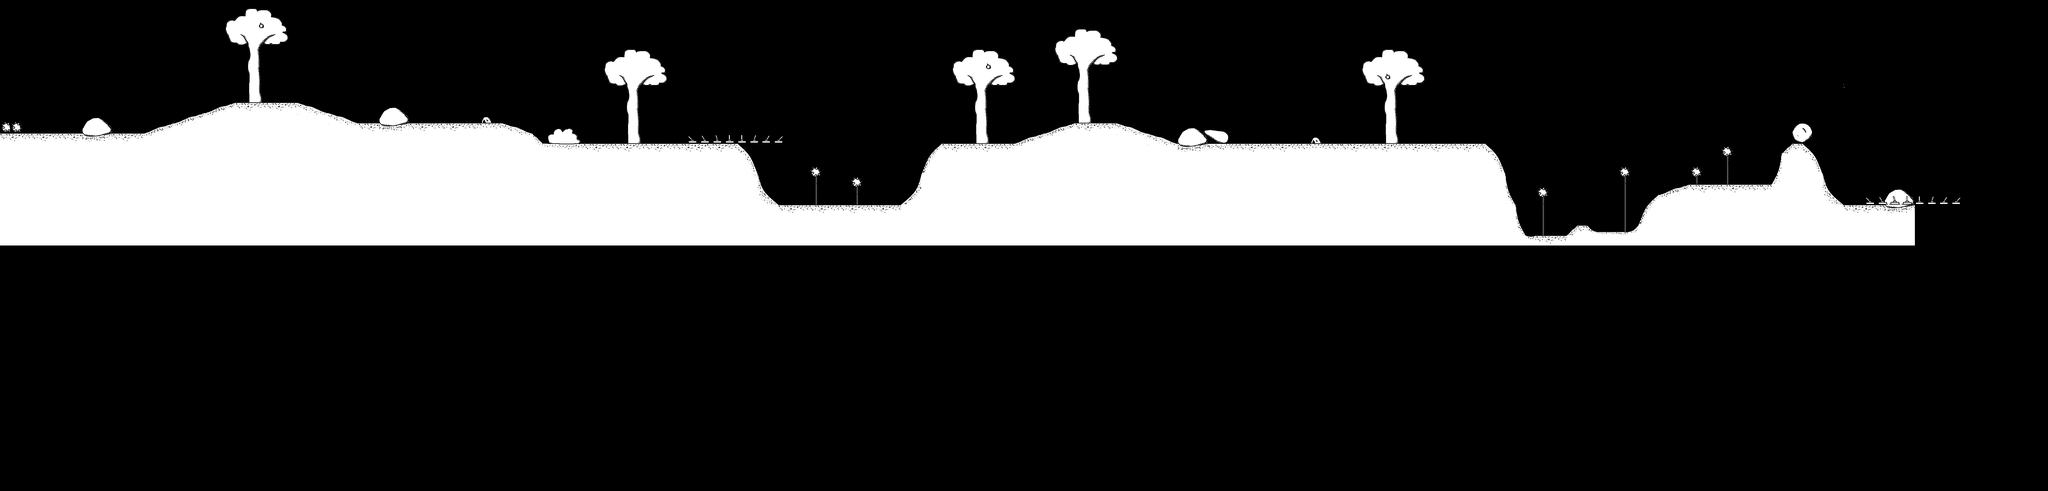

This game map was drawn from its Tiled (.tmx) file and the tilesets committed beside it. A one-line description and the trimmed map source follow:
An orthogonal 200x48 tile map with 48x48 px tiles, 4 tile layers (blocks, tree, reactive_blocks, bombs), 4 tilesets.

<map version="1.10" tiledversion="1.10.1" orientation="orthogonal" renderorder="right-down" width="200" height="48" tilewidth="48" tileheight="48" infinite="0" nextlayerid="6" nextobjectid="1">
 <editorsettings>
  <export target="../Data/levels/0/0.csv" format="csv" />
 </editorsettings>
 <tileset firstgid="1" source="blocks.tsx" />
 <tileset firstgid="262" source="tree.tsx" />
 <tileset firstgid="263" source="reactive_blocks.tsx" />
 <tileset firstgid="361" source="switch.tsx" />
 <layer id="1" name="blocks" width="200" height="48">
  <data>[9600 cells, 1757 non-empty, 80 distinct tile ids]</data>
 </layer>
 <layer id="5" name="tree" width="200" height="48">
  <data>[9600 cells, 5 non-empty, 1 distinct tile ids]</data>
 </layer>
 <layer id="2" name="reactive_blocks" width="200" height="48">
  <data>[9600 cells, 62 non-empty, 26 distinct tile ids]</data>
 </layer>
 <layer id="4" name="bombs" width="200" height="48">
  <data>[9600 cells, 0 non-empty, 0 distinct tile ids]</data>
 </layer>
</map>